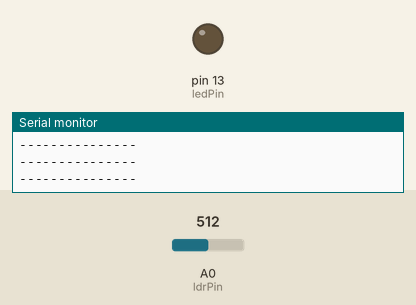
A sketch run on a simulated Arduino Uno, built with avr-gcc and run on an emulated ATmega328P. Parts: output pins drawn as LEDs (lit = HIGH), the last lines printed to the serial monitor. Inputs (shaded band) come from the test bench; at power-on: A0 (ldrPin) = 512.

Above: at 1.2 s.
1.3 s: A0 (ldrPin) set to 315
2.8 s: A0 (ldrPin) set to 289
At 3.6 s:
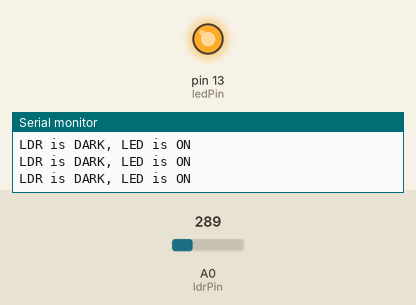
4.3 s: A0 (ldrPin) set to 306
At 5.5 s:
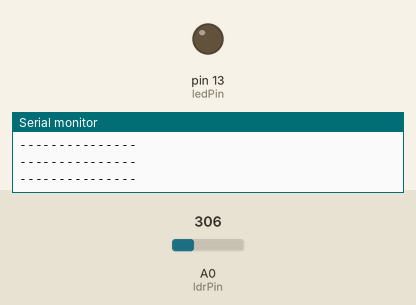
5.8 s: A0 (ldrPin) set to 290
At 7.1 s:
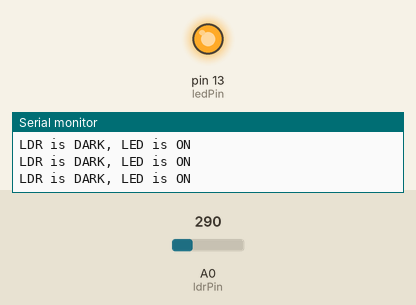
Timing chart, 0 to 8.3 s (numbered marks = the images above; inputs shaded):
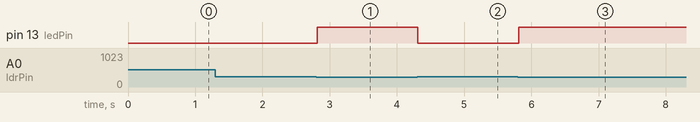

Measured:
- the behaviour switches between 301 and 300 on A0 (ldrPin) (found by bisection; images 0 and 1)
- after the input at 2.8 s, pin 13 (ledPin): LOW → HIGH at once
- after the input at 4.3 s, pin 13 (ledPin): HIGH → LOW at once
- after the input at 5.8 s, pin 13 (ledPin): LOW → HIGH at once

The sketch:

arduino_ldr.ino
```cpp
const int ledPin = 13;  //define pin no. to led
const int ldrPin = A0;  //define pin no. to ldr
void setup() {
  Serial.begin(9600); //set port io no.
  pinMode(ledPin, OUTPUT);  //define the ledpin
  pinMode(ldrPin, INPUT);   //define the ldrpin
}
void loop()
{
  int ldrStatus = analogRead(ldrPin);   //for read analog signal
  if (ldrStatus <=300)
  {
    digitalWrite(ledPin, HIGH);    // to set led in on state
    Serial.println("LDR is DARK, LED is ON");
  }
  else
  {
    digitalWrite(ledPin, LOW);          // to set led in on state
    Serial.println("---------------");
  }
}
```
